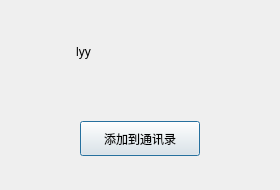
<?xml version="1.0" encoding="UTF-8"?>
<ui version="4.0">
    <class>FindSuccessDlg</class>
    <widget class="QDialog" name="FindSuccessDlg">
        <property name="geometry">
            <rect>
                <x>0</x>
                <y>0</y>
                <width>280</width>
                <height>190</height>
            </rect>
        </property>
        <property name="minimumSize">
            <size>
                <width>280</width>
                <height>190</height>
            </size>
        </property>
        <property name="maximumSize">
            <size>
                <width>280</width>
                <height>190</height>
            </size>
        </property>
        <property name="windowTitle">
            <string>Dialog</string>
        </property>
        <layout class="QVBoxLayout" name="verticalLayout">
            <item>
                <widget class="QWidget" name="widget" native="true">
                    <layout class="QHBoxLayout" name="horizontalLayout">
                        <item>
                            <widget class="QLabel" name="head_lb">
                                <property name="minimumSize">
                                    <size>
                                        <width>50</width>
                                        <height>50</height>
                                    </size>
                                </property>
                                <property name="maximumSize">
                                    <size>
                                        <width>50</width>
                                        <height>50</height>
                                    </size>
                                </property>
                                <property name="text">
                                    <string/>
                                </property>
                            </widget>
                        </item>
                        <item>
                            <widget class="QLabel" name="name_lb">
                                <property name="text">
                                    <string>lyy</string>
                                </property>
                                <property name="alignment">
                                    <set>Qt::AlignCenter</set>
                                </property>
                            </widget>
                        </item>
                        <item>
                            <spacer name="horizontalSpacer">
                                <property name="orientation">
                                    <enum>Qt::Horizontal</enum>
                                </property>
                                <property name="sizeHint" stdset="0">
                                    <size>
                                        <width>40</width>
                                        <height>20</height>
                                    </size>
                                </property>
                            </spacer>
                        </item>
                    </layout>
                </widget>
            </item>
            <item>
                <widget class="QWidget" name="widget_2" native="true">
                    <layout class="QHBoxLayout" name="horizontalLayout_2">
                        <item>
                            <widget class="ClickedBtn" name="add_friend_btn">
                                <property name="minimumSize">
                                    <size>
                                        <width>120</width>
                                        <height>35</height>
                                    </size>
                                </property>
                                <property name="maximumSize">
                                    <size>
                                        <width>120</width>
                                        <height>35</height>
                                    </size>
                                </property>
                                <property name="text">
                                    <string>添加到通讯录</string>
                                </property>
                            </widget>
                        </item>
                    </layout>
                </widget>
            </item>
        </layout>
    </widget>
    <customwidgets>
        <customwidget>
            <class>ClickedBtn</class>
            <extends>QPushButton</extends>
            <header location="global">clickedbtn.h</header>
        </customwidget>
    </customwidgets>
    <resources/>
    <connections/>
</ui>
